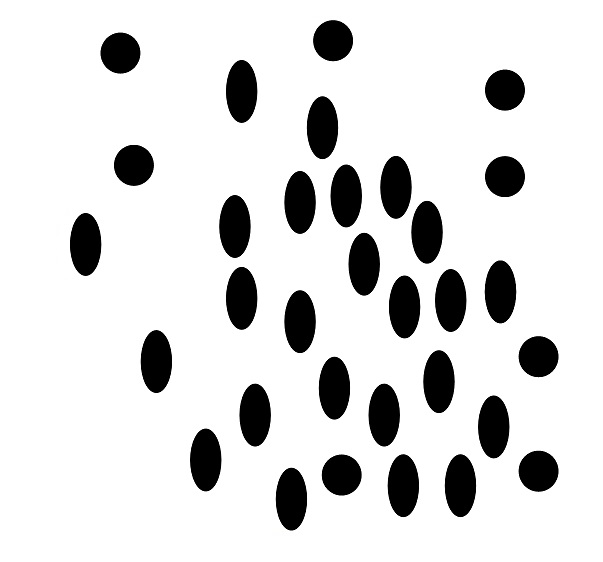
#> input picture class_exercises/python-approach/ap_0/blobs.jpg, 603 x 562 px, given in place of ajedrez_corto.jpeg, which was not available
$ python circles.py
#> lines starting #> are read from the running program, lines starting #| are printed output that depends on the picture; pictures that were not available may be replaced by others from this repository, and a replacement may not be noted
#> in main, img is the input picture: shape (562, 603, 3); mean B, G, R 219.3, 219.3, 219.3
### class_exercises/python-approach/ap_0/grey_conversion.py
import numpy as np
import math
import cv2 as cv
import pysnooper
import utils
import normalize

#PIXEL[row][column]
# print(img[0][0])

# RGB Red Green Blue
# OPENCV retrieves Blue Green Red
#RED VALUE
# print(img[0,0,2])

# Grey Conversion formula
# G = fr*R + fg*G + fb*B
# Pregunta: ¿siempre se hace un floor o se hace un redondeo de acuerdo al decimal?
# Siempre se trunca el valor para que no salga de los límites.
def convert_to_greyscale(image):
  grey_matrix = []
  red_freq = 1/3
  green_freq = 1/3
  blue_freq = 1/3
  for i, row in enumerate(image):
    row_pixels = list(map(lambda pixel: math.trunc(blue_freq*pixel[0] + green_freq*pixel[1] + red_freq*pixel[2]),row))
    grey_matrix.append(row_pixels)
#> after the loop, grey_matrix = 562 items
  greyscale = np.array(grey_matrix)
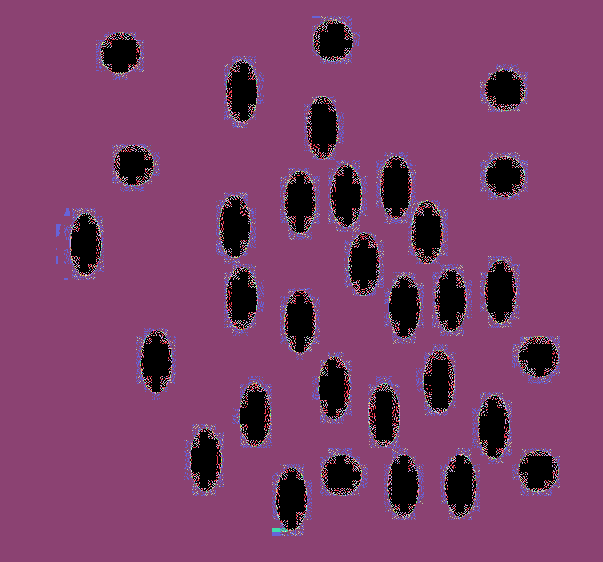
#> greyscale: shape (562, 603) int64; 217 distinct labels, from 0 to 255; one colour per label, 0 black
  greyscale = normalize.normal(greyscale, 'greyscale_normalized.txt')
  return greyscale

# [7 lines left out: function main, not called in this run]

# [2 lines that do not run on import are left out]

### class_exercises/python-approach/ap_0/normalize.py
import numpy as np
import math
import utils

def normal(matrix,name_matrix):
#> called with name_matrix = 'greyscale_normalized.txt'
  max_value = matrix.max()
#> max_value = 255
  min_value = matrix.min()
#> min_value = 0
  if min_value < 0:
    new_matrix = down_to_up(matrix,min_value)
    utils.print_matrix(name_matrix,new_matrix)
    return normal(new_matrix,name_matrix)
  elif max_value > 255:
    new_matrix = up_to_down(matrix,max_value)
    utils.print_matrix(name_matrix,new_matrix)
    return normal(new_matrix,name_matrix)
  else:
    return matrix

# [19 lines left out: functions up_to_down, down_to_up, not called in this run]

### class_exercises/python-approach/ap_0/circles.py
import numpy as np
import cv2 as cv
from utils import print_matrix, input_normalized
import grey_conversion as grey_cv
from umbral import umbral_selection as u_binario
from colors import init_colors
import copy

def circle(image):
  img = cv.imread(cv.samples.findFile('figures.jpeg'))
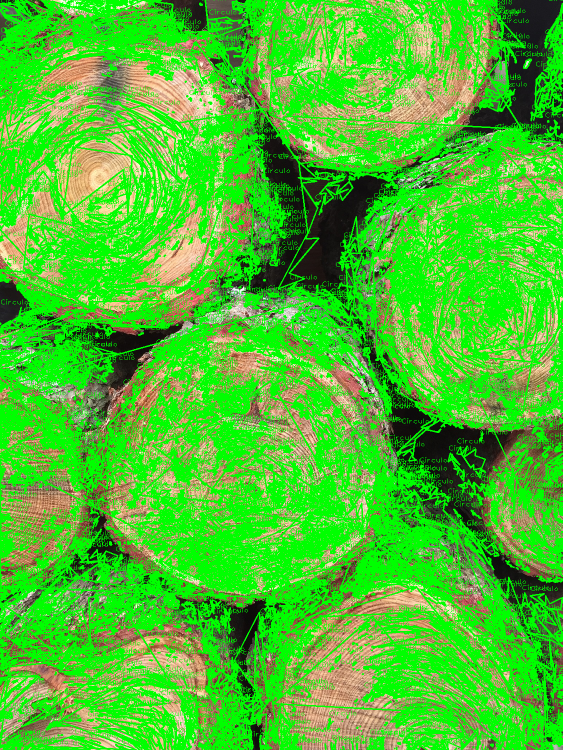
#> input picture class_exercises/external_examples/figures.png, 1125 x 1500 px, given in place of figures.jpeg, which was not available (shown at 1/2 size)
#> img is the input picture: shape (1500, 1125, 3); mean B, G, R 46.8, 192, 76.4
  gray = cv.cvtColor(img,cv.COLOR_BGR2GRAY)
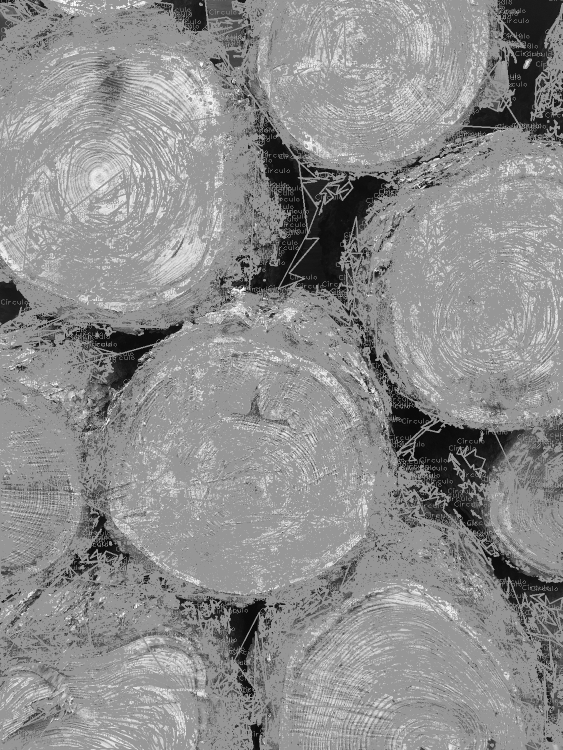
#> gray: shape (1500, 1125) (shown at 1/2 size); min 1, max 255, mean 141.1
  edges = cv.Canny(img,50,150,apertureSize = 3)
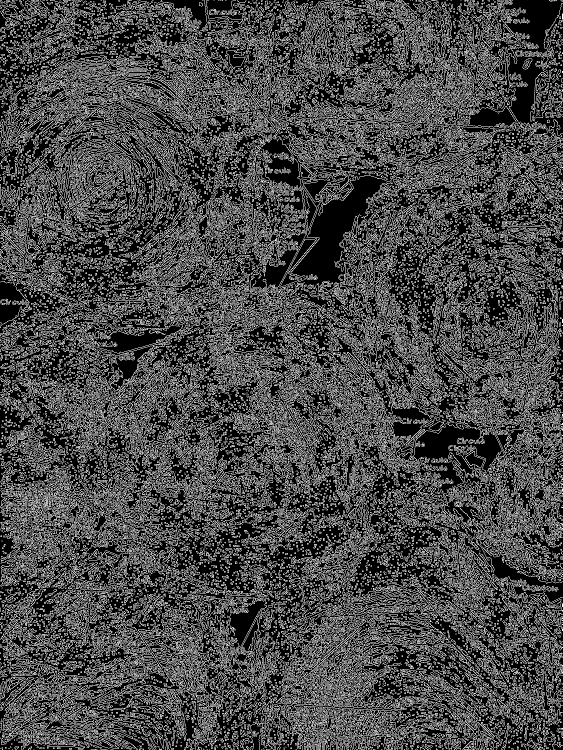
#> edges: shape (1500, 1125) (shown at 1/2 size); 28.7% white in thin lines or dots
  lines = cv.HoughLines(edges,1,np.pi/180,150)
  for line in lines:
    rho,theta = line[0]
    a = np.cos(theta)
    b = np.sin(theta)
    x0 = a*rho
    y0 = b*rho
    x1 = int(x0 + 1000*(-b))
    y1 = int(y0 + 1000*(a))
    x2 = int(x0 - 1000*(-b))
    y2 = int(y0 - 1000*(a))
    cv.line(img,(x1,y1),(x2,y2),(0,0,255),2)
#> this loop made 41811 passes
#> (rho, theta, a, x0, y0, x1, y1, x2) on passes 1 to 3: (1001, 0.785, 0.707, 707.8, 707.8, 0, 1414, 1414), (180, 2.36, -0.707, -127.3, 127.3, -834, -579, 579), (81, 2.36, -0.707, -57.28, 57.28, -764, -649, 649)
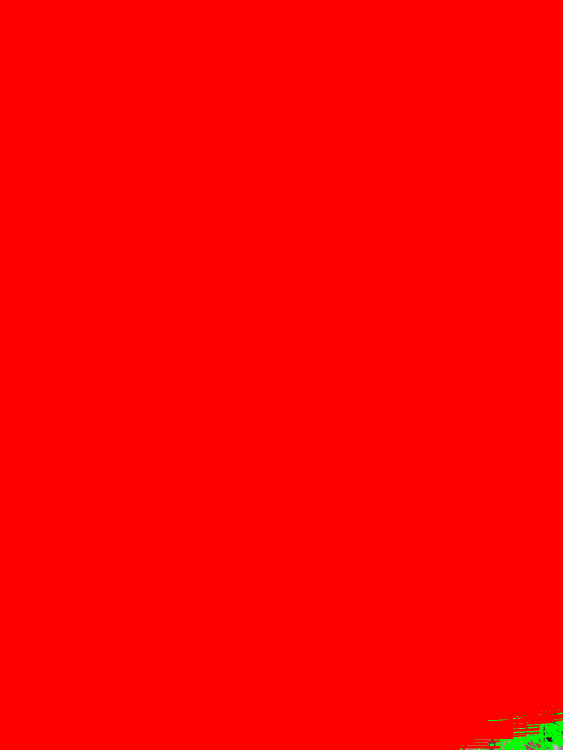
#> img: shape (1500, 1125, 3) (shown at 1/2 size); mean B, G, R 0.1, 0.7, 254.3
  cv.imwrite("circulos.png",img)

def main():
  name_img = 'ajedrez_corto.jpeg'
  img = cv.imread(name_img)
  grey_img = grey_cv.convert_to_greyscale(img)
  circles_img = circle(grey_img)
  #cv.imwrite(name_img+"_circles.png",circles_img)

if __name__ == '__main__':
  main()
